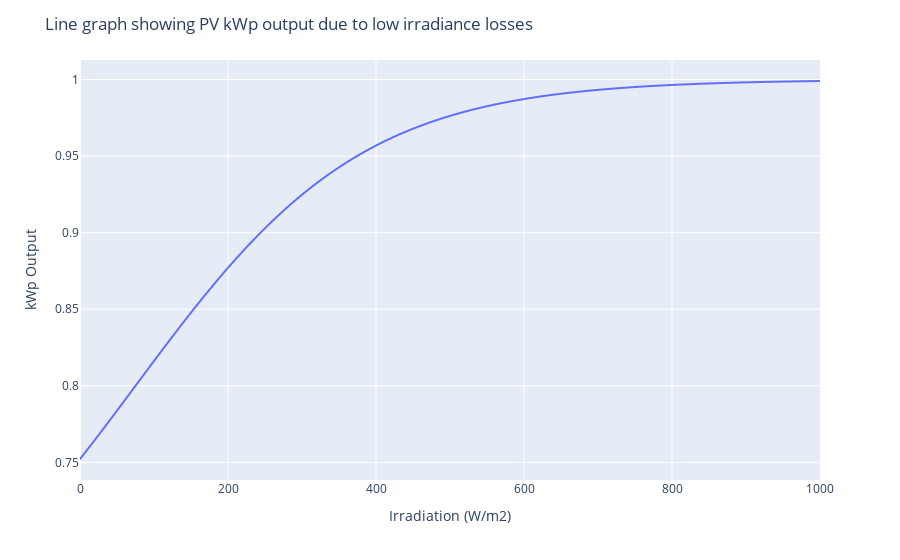

This figure's notebook cell:
### Code cell
import numpy as np
import plotly.express as px

# Define the modified logistic function
def calc_low_light_losses(pv_kwp, e_poa, k=0.0065, midpoint=75):
    """
    Modified logistic function to calculate efficiency based on irradiance,
    with a minimum efficiency level.

    Parameters:
    pv_kwp (float): The rated solar PV size (kWp).
    e_poa (float): The irradiance incident on array (W/m2).
    k (float): The steepness of the curve.
    midpoint (float): The irradiance at which the efficiency is at its midpoint.

    Returns:
    float: The calculated efficiency at the given irradiance.
    """
    pv_kwp_min = pv_kwp * 0.6
    eff = pv_kwp_min + (pv_kwp - pv_kwp_min) / (1 + np.exp(-k * (e_poa - midpoint)))
    return eff


# Generate a range of irradiance values from 0 to 1000 W/m2 and set L to 1 kWp
L = 1
irradiance_range = np.linspace(0, 1000, 1001)
efficiencies = calc_low_light_losses(L, irradiance_range)

# Plot Graph of results
fig = px.line(efficiencies[:], y=efficiencies[:], x = irradiance_range[:])

fig.update_layout(xaxis_title="Irradiation (W/m2)", yaxis_title="kWp Output",
                  title = "Line graph showing PV kWp output due to low irradiance losses")

### Figure 1 — Plotly figure (JSON) as saved in the notebook; plotly's stock layout.template omitted (floating-point values rounded to 4 significant figures; data arrays with more than 128 entries replaced by an {"elided": "..."} marker saying what was removed)
{"data": [{"hovertemplate": "x=%{x}<br>y=%{y}<extra></extra>", "legendgroup": "", "line": {"color": "#636efa", "dash": "solid"}, "marker": {"symbol": "circle"}, "mode": "lines", "name": "", "showlegend": false, "type": "scattergl", "x": {"elided": "1001 int values"}, "xaxis": "x", "y": {"elided": "1001 float values"}, "yaxis": "y"}], "layout": {"legend": {"tracegroupgap": 0}, "margin": {"t": 60}, "title": {"text": "Line graph showing PV kWp output due to low irradiance losses"}, "xaxis": {"anchor": "y", "domain": [0, 1], "title": {"text": "Irradiation (W/m2)"}}, "yaxis": {"anchor": "x", "domain": [0, 1], "title": {"text": "kWp Output"}}}}
